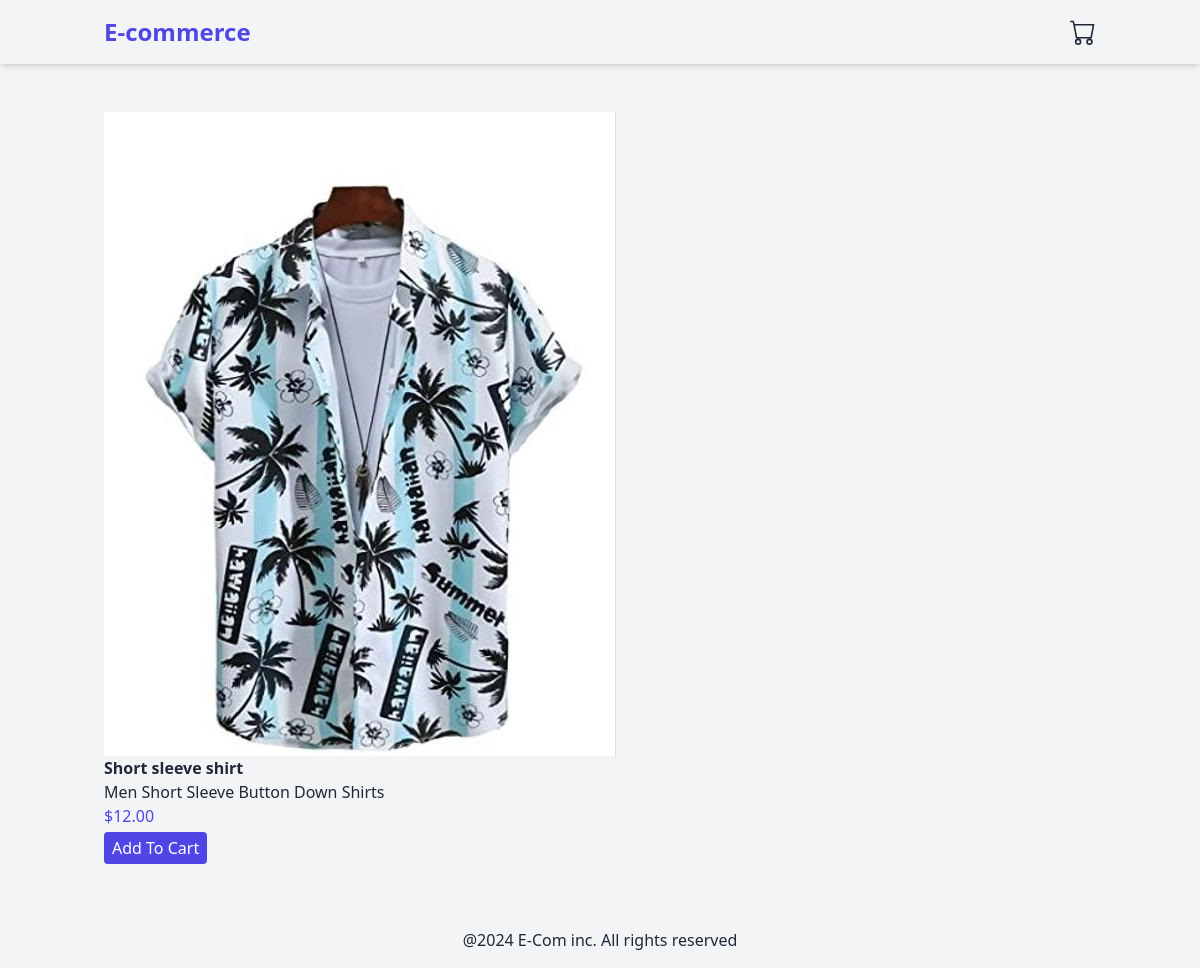
Page /product/1/short-sleeve-shirt/ on the committed database.
### products/models.py (models this page shows, shortened)
class Product(models.Model):
    category = models.ForeignKey(Category, related_name='products', on_delete=models.CASCADE)
    name = models.CharField(max_length=250)
    slug = models.SlugField(max_length=250)
    description = models.TextField(blank=True)
    price = models.DecimalField(max_digits=10, decimal_places=2)
    available = models.BooleanField(default=True)
    created = models.DateTimeField(auto_now_add=True)
    updated = models.DateTimeField(auto_now=True)
    image = models.ImageField(upload_to='products', blank=True, null=True)

### products/views.py (the view)
# urls.py: path('product/<int:id>/<slug:slug>/', views.product_detail, name='product_detail'),
def product_detail(request, id, slug):
    product = get_object_or_404(Product, id=id, slug=slug, available=True)
    return render(request, 'products/product/detail.html', {'product':product})

### products/templates/products/product/detail.html (shortened to what this page needs)
{% extends 'base.html' %} {% load static %}  {% block content %}
<div class="container mx-auto p-4 flex">
  <div>
    {%if product.image%}
    <img
      src="{{product.image.url}}"
      alt="{{product.name}}"
      class="max-h-[70vh]"
    />
    {%else%}
    <p>The image is not available</p>
    {%endif%}
    <h3 class="font-semibold">{{product.name}}</h3>
    <p>{{product.description}}</p>
    <p class="text-indigo-600">${{product.price}}</p>
    <form
      action="{%url 'cart:cart_add' product.id%}"
      method="post"
      id="add-to-cart-form"
    >
      <button
        type="submit"
        class="bg-indigo-600 text-white px-2 py-1 rounded mt-1"
      >
        Add To Cart
      </button>
    </form>
  </div>
</div>
{% endblock %}

### rows in the picture
Product: image (picture), name "Short sleeve shirt", description "Men Short Sleeve Button Down Shirts", price "12.00"
